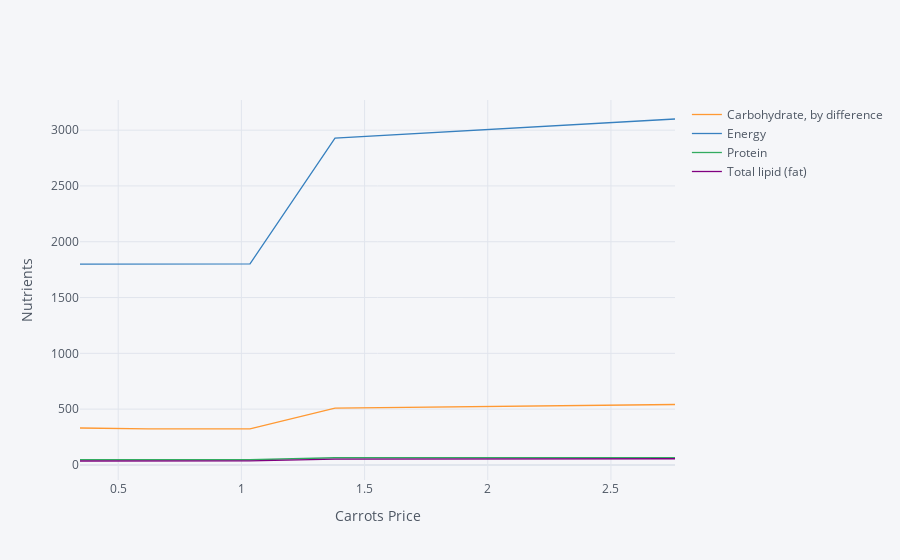

The cell this chart's notebook holds for it:
### Markdown cell above
The code below creates a graph which uses the food price changes
  described above, but maps into nutrients.

### Code cell
# Matrix product maps quantities of food into quantities of nutrients
NutrientResponse = Diet_response@FoodNutrients.T

# Drop columns of missing nutrients
NutrientResponse = NutrientResponse.loc[:,NutrientResponse.count()>0]
NutrientResponse.iplot(xTitle='%s Price' % ReferenceGood,yTitle='Nutrients')

### Figure 1 — Plotly figure (JSON) as saved in the notebook; plotly's stock layout.template omitted (floating-point values rounded to 4 significant figures)
{"data": [{"line": {"color": "rgba(255, 153, 51, 1.0)", "dash": "solid", "shape": "linear", "width": 1.3}, "mode": "lines", "name": "Carbohydrate, by difference", "text": "", "type": "scatter", "x": [0.345, 0.5175, 0.621, 0.69, 0.759, 0.828, 0.897, 0.966, 1.035, 1.38, 2.76], "y": [330.9, 323.5, 323.5, 323.5, 323.6, 323.6, 323.5, 323.5, 323.6, 508.3, 541.3]}, {"line": {"color": "rgba(55, 128, 191, 1.0)", "dash": "solid", "shape": "linear", "width": 1.3}, "mode": "lines", "name": "Energy", "text": "", "type": "scatter", "x": [0.345, 0.5175, 0.621, 0.69, 0.759, 0.828, 0.897, 0.966, 1.035, 1.38, 2.76], "y": [1800, 1800, 1800, 1800, 1800.0, 1800.0, 1800.0, 1800.0, 1802.0, 2929.0, 3100.0]}, {"line": {"color": "rgba(50, 171, 96, 1.0)", "dash": "solid", "shape": "linear", "width": 1.3}, "mode": "lines", "name": "Protein", "text": "", "type": "scatter", "x": [0.345, 0.5175, 0.621, 0.69, 0.759, 0.828, 0.897, 0.966, 1.035, 1.38, 2.76], "y": [46.0, 46.08, 46.08, 46.08, 46.09, 46.09, 46.0, 46.0, 46, 63.89, 64.82]}, {"line": {"color": "rgba(128, 0, 128, 1.0)", "dash": "solid", "shape": "linear", "width": 1.3}, "mode": "lines", "name": "Total lipid (fat)", "text": "", "type": "scatter", "x": [0.345, 0.5175, 0.621, 0.69, 0.759, 0.828, 0.897, 0.966, 1.035, 1.38, 2.76], "y": [34.96, 35.76, 35.76, 35.76, 35.72, 35.72, 35.86, 35.86, 35.94, 52.01, 55.21]}], "layout": {"autosize": true, "legend": {"bgcolor": "#F5F6F9", "font": {"color": "#4D5663"}}, "paper_bgcolor": "#F5F6F9", "plot_bgcolor": "#F5F6F9", "title": {"font": {"color": "#4D5663"}}, "xaxis": {"autorange": true, "gridcolor": "#E1E5ED", "range": [0.345, 2.76], "showgrid": true, "tickfont": {"color": "#4D5663"}, "title": {"font": {"color": "#4D5663"}, "text": "Carrots Price"}, "type": "linear", "zerolinecolor": "#E1E5ED"}, "yaxis": {"autorange": true, "gridcolor": "#E1E5ED", "range": [-135.3, 3270.0], "showgrid": true, "tickfont": {"color": "#4D5663"}, "title": {"font": {"color": "#4D5663"}, "text": "Nutrients"}, "type": "linear", "zerolinecolor": "#E1E5ED"}}}
